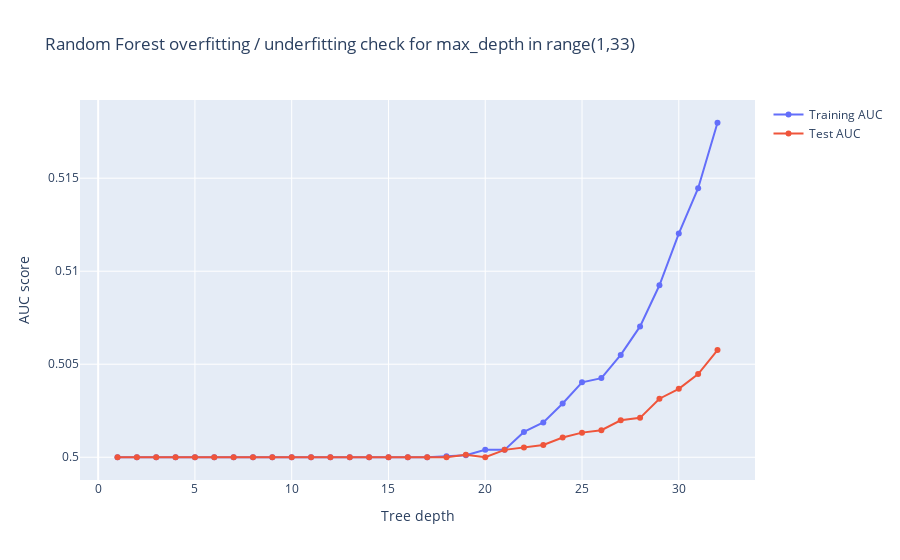

The notebook cell this image was saved under:
### Code cell
# Create traces
fig4 = go.Figure()
fig4.add_trace(go.Scatter(x=max_depths, y=train_rf,
                    mode='lines+markers',
                    name='Training AUC'))
fig4.add_trace(go.Scatter(x=max_depths, y=test_rf,
                    mode='lines+markers',
                    name='Test AUC'))

fig4.update_layout(title='Random Forest overfitting / underfitting check for max_depth in range(1,33)', xaxis_title = 'Tree depth', yaxis_title = 'AUC score')

fig4.show()

### Figure 1 — Plotly figure (JSON) as saved in the notebook; plotly's stock layout.template omitted (floating-point values rounded to 4 significant figures)
{"data": [{"mode": "lines+markers", "name": "Training AUC", "type": "scatter", "x": [1, 2, 3, 4, 5, 6, 7, 8, 9, 10, 11, 12, 13, 14, 15, 16, 17, 18, 19, 20, 21, 22, 23, 24, 25, 26, 27, 28, 29, 30, 31, 32], "y": [0.5, 0.5, 0.5, 0.5, 0.5, 0.5, 0.5, 0.5, 0.5, 0.5, 0.5, 0.5, 0.5, 0.5, 0.5, 0.5, 0.5, 0.5001, 0.5001, 0.5004, 0.5004, 0.5014, 0.5019, 0.5029, 0.504, 0.5043, 0.5055, 0.507, 0.5092, 0.512, 0.5145, 0.518, 0.5211, 0.5246, 0.5294, 0.5, 0.5, 0.5, 0.5, 0.5, 0.5, 0.5, 0.5, 0.5, 0.5, 0.5, 0.5, 0.5, 0.5, 0.5001, 0.5001, 0.5004, 0.5004, 0.5014, 0.5019, 0.5029, 0.504, 0.5043, 0.5055, 0.507, 0.5092, 0.512, 0.5145, 0.518, 0.5211, 0.5246, 0.5294]}, {"mode": "lines+markers", "name": "Test AUC", "type": "scatter", "x": [1, 2, 3, 4, 5, 6, 7, 8, 9, 10, 11, 12, 13, 14, 15, 16, 17, 18, 19, 20, 21, 22, 23, 24, 25, 26, 27, 28, 29, 30, 31, 32], "y": [0.5, 0.5, 0.5, 0.5, 0.5, 0.5, 0.5, 0.5, 0.5, 0.5, 0.5, 0.5, 0.5, 0.5, 0.5, 0.5, 0.5, 0.5, 0.5001, 0.5, 0.5004, 0.5005, 0.5007, 0.5011, 0.5013, 0.5015, 0.502, 0.5021, 0.5031, 0.5037, 0.5045, 0.5058, 0.5, 0.5, 0.5, 0.5, 0.5, 0.5, 0.5, 0.5, 0.5, 0.5, 0.5, 0.5, 0.5, 0.5, 0.5, 0.5, 0.5, 0.5, 0.5001, 0.5, 0.5004, 0.5005, 0.5007, 0.5011, 0.5013, 0.5015, 0.502, 0.5021, 0.5031, 0.5037, 0.5045, 0.5058]}], "layout": {"title": {"text": "Random Forest overfitting / underfitting check for max_depth in range(1,33)"}, "xaxis": {"title": {"text": "Tree depth"}}, "yaxis": {"title": {"text": "AUC score"}}}}
